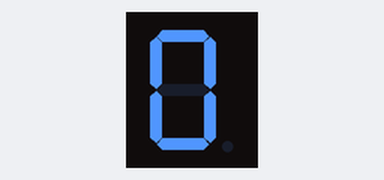
A sketch run on a simulated Arduino Uno, built with avr-gcc and run on an emulated ATmega328P. On the bench: 1-digit seven-segment display. Wiring (inferred from the names in the program): 1-digit 7-segment display, segments lit when HIGH: segments pin 2, pin 3, pin 4, pin 10, pin 11, pin 12, pin 13. The segment pins are drawn as the display they are named for.

Above: at 0.1 s.
At 0.6 s:
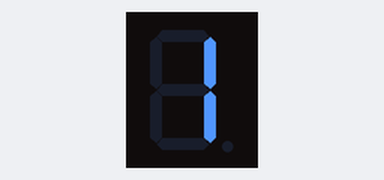
At 1.1 s:
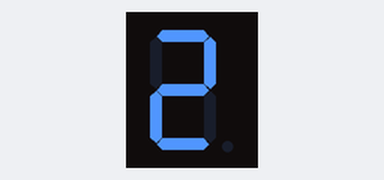
At 1.6 s:
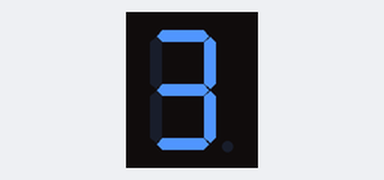
At 2.6 s:
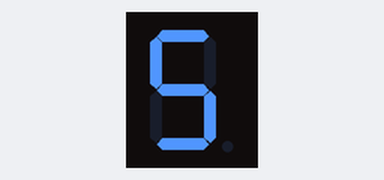
At 3.6 s:
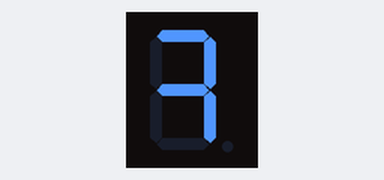

The sketch:

Display.ino
```cpp
/*
  A B C D E F G
0 1 1 1 1 1 1 0
1 0 1 1 0 0 0 0
2 1 1 0 1 1 0 1
3 1 1 1 1 0 0 1
4 0 1 1 0 0 1 1
5 1 0 1 1 0 1 1
6 1 0 1 1 1 1 1
7 1 1 1 0 0 0 1
8 1 1 1 1 1 1 1
9 1 1 1 0 0 1 1
*/
 int G = 13;
 int F = 12;
 int A = 2;
 int B = 3;
 int E = 11;
 int D = 10;
 int C = 4;
void segmentos(int AS, int BS , int CS, int DS, int ES, int FS, int GS){
	digitalWrite(13,GS);
    digitalWrite(12,FS);
    digitalWrite(2,AS);
    digitalWrite(3,BS);
    digitalWrite(11,ES);
    digitalWrite(10,DS);
  	digitalWrite(4,CS);
  	delay(500);
}
void setup()
{
  pinMode(A,OUTPUT);
  pinMode(B,OUTPUT);
  pinMode(C,OUTPUT);
  pinMode(D,OUTPUT);
  pinMode(E,OUTPUT);
  pinMode(F,OUTPUT);
  pinMode(G,OUTPUT);
}

void loop()
{
  for(int i = 0; i<=9;i++){
    switch(i){
      case 0:
      segmentos(1,1,1,1,1,1,0);
      break;
      case 1:
      segmentos(0,1,1,0,0,0,0);
      break;
      case 2:
      segmentos(1 ,1 ,0 ,1, 1 ,0 ,1);
      break;
      case 3:
      segmentos(1 ,1 ,1 ,1 ,0 ,0 ,1);
      break;
      case 4:
      segmentos(0, 1, 1, 0, 0, 1, 1);
      break;
      case 5:
      segmentos(1, 0, 1, 1, 0, 1, 1);
      break;
      case 6:
      segmentos(1, 0, 1, 1, 1, 1, 1);
      break;
      case 7:
      segmentos(1, 1, 1, 0, 0, 0, 1);
      break;
      case 8:
      segmentos(1, 1, 1, 1, 1, 1, 1);
      break;
      case 9:
      segmentos(1, 1, 1, 0, 0, 1, 1);
      break;
    }
  }
}
```

Measured:
- by itself, everything shown: repeats every 5.0 s, in 10 steps
- what the display in image 1 shows lasts 0.5 s, from 0.5 s to 1.0 s
